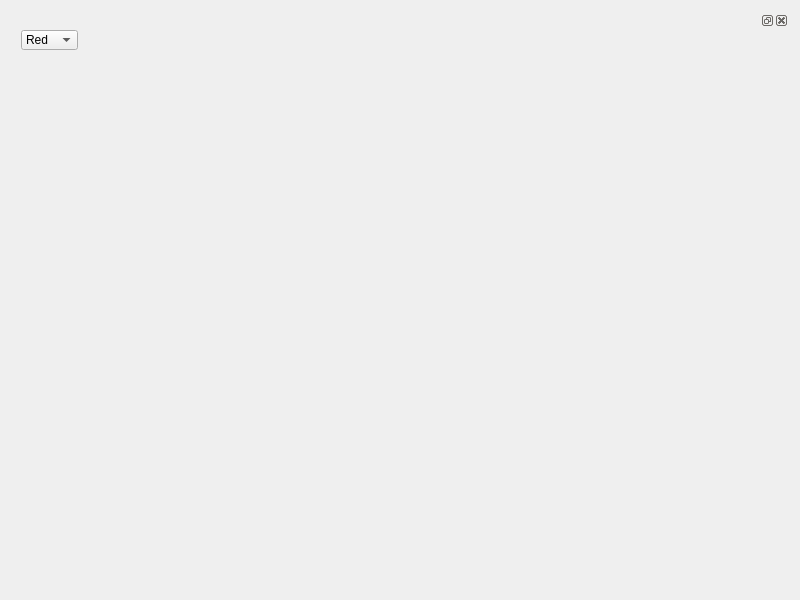
<?xml version="1.0" encoding="UTF-8"?>
<ui version="4.0">
    <class>imageForm</class>
    <widget class="QWidget" name="imageForm">
        <property name="geometry">
            <rect>
                <x>0</x>
                <y>0</y>
                <width>800</width>
                <height>600</height>
            </rect>
        </property>
        <property name="windowTitle">
            <string>Form</string>
        </property>
        <layout class="QVBoxLayout" name="verticalLayout">
            <item>
                <widget class="QDockWidget" name="dockWidget">
                    <widget class="QWidget" name="dockWidgetContents">
                        <widget class="QComboBox" name="channel_box">
                            <property name="geometry">
                                <rect>
                                    <x>10</x>
                                    <y>0</y>
                                    <width>57</width>
                                    <height>20</height>
                                </rect>
                            </property>
                            <item>
                                <property name="text">
                                    <string>Red</string>
                                </property>
                            </item>
                            <item>
                                <property name="text">
                                    <string>Green</string>
                                </property>
                            </item>
                            <item>
                                <property name="text">
                                    <string>Blue</string>
                                </property>
                            </item>
                        </widget>
                    </widget>
                </widget>
            </item>
        </layout>
    </widget>
    <resources/>
    <connections/>
</ui>
